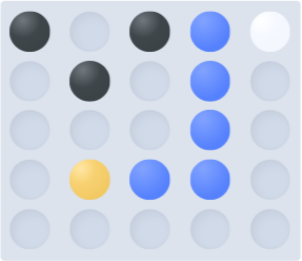
#> input picture images/4.png, 302 x 261 px
$ python get_pic_type.py
#> lines starting #> are read from the running program, lines starting #| are printed output that depends on the picture
import cv2
import os

# 读取图像
image_path = 'images/4.png'
image = cv2.imread(image_path)
#> image is the input picture: shape (261, 302, 3); mean B, G, R 227.4, 210.1, 200.8


# 获取图像的高度和宽度
height, width, _ = image.shape
#> height = 261; width = 302

image =image[8:height-5,1:width-1]
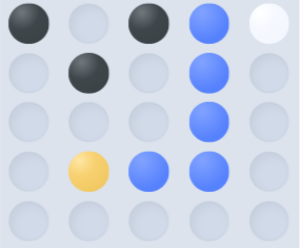
#> image: shape (248, 300, 3); mean B, G, R 226.7, 208.8, 199.4

height, width, _ = image.shape
#> height = 248; width = 300
# 计算小图的大小
rows, cols = 5, 5
cell_height = height // rows
#> cell_height = 49
cell_width = width // cols
#> cell_width = 60

# 创建一个文件夹来保存小图
output_dir = 'output_images'
os.makedirs(output_dir, exist_ok=True)

# 分割并保存小图
for i in range(rows):
    for j in range(cols):
        # 计算每个小图的起始和结束坐标
        start_row = i * cell_height
        start_col = j * cell_width
        end_row = start_row + cell_height
        end_col = start_col + cell_width

        # 裁剪小图
        small_image = image[start_row:end_row, start_col:end_col]
        height, width, _ = small_image.shape
        small_image = small_image[2:height-3,8:width-10 ]
        # 保存小图
        output_path = os.path.join(output_dir, f'small_image_{i}_{j}.jpg')
        cv2.imwrite(output_path, small_image)
#> this loop made 5 passes
#> pass 1, `cv2.imwrite(output_path, small_image)`:
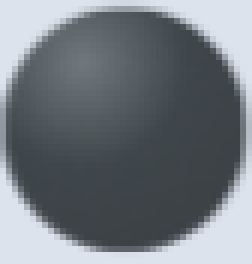
#> saved as small_image_0_0.jpg: shape (44, 42, 3) (shown 6 times larger); mean B, G, R 128.2, 122.2, 115
#> pass 1, `cv2.imwrite(output_path, small_image)`:
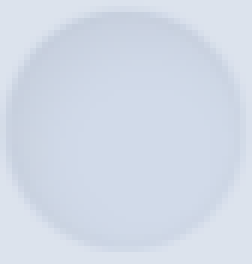
#> saved as small_image_0_1.jpg: shape (44, 42, 3) (shown 6 times larger); mean B, G, R 231.9, 218.6, 210.2
#> pass 1, `cv2.imwrite(output_path, small_image)`:
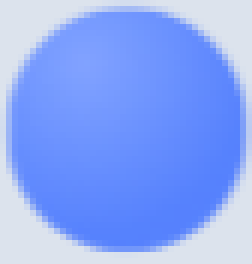
#> saved as small_image_0_3.jpg: shape (44, 42, 3) (shown 6 times larger); mean B, G, R 248.6, 168.1, 138.5
#> pass 1, `cv2.imwrite(output_path, small_image)`:
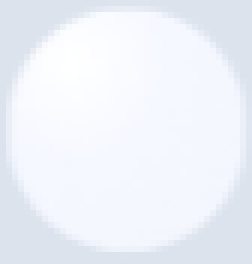
#> saved as small_image_0_4.jpg: shape (44, 42, 3) (shown 6 times larger); mean B, G, R 249.1, 241.9, 238.3

print("图像分割完成！所有小图已保存。")

$ run again, with images/0.png copied over images/4.png
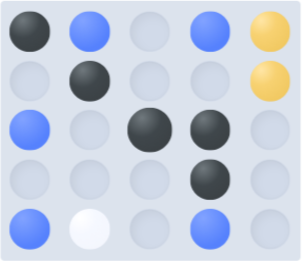
#> input picture images/0.png, 302 x 261 px
#> image is the input picture: shape (261, 302, 3); mean B, G, R 220.3, 205, 196.5
#> `image =image[8:height-5,1:width-1]`:
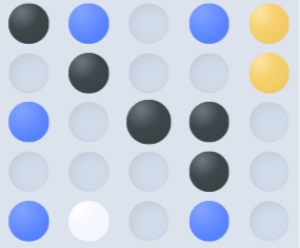
#> image: shape (248, 300, 3); mean B, G, R 219.1, 203.4, 194.8
#> the loop `for i in range(rows):` made 5 passes
#> pass 1, `cv2.imwrite(output_path, small_image)`:
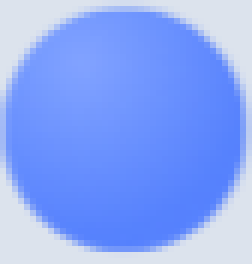
#> saved as small_image_0_1.jpg: shape (44, 42, 3) (shown 6 times larger); mean B, G, R 248.9, 167.1, 137.1

$ run again, with images/1.png copied over images/4.png
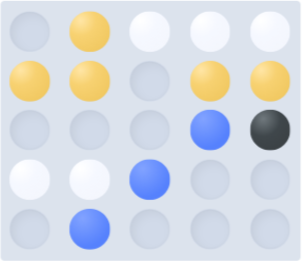
#> input picture images/1.png, 302 x 261 px
#> image is the input picture: shape (261, 302, 3); mean B, G, R 225.7, 218.9, 214
#> `image =image[8:height-5,1:width-1]`:
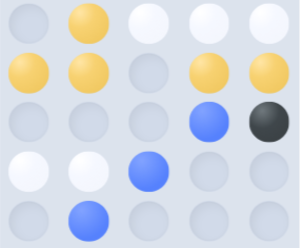
#> image: shape (248, 300, 3); mean B, G, R 224.8, 218.1, 213.3
#> the loop `for i in range(rows):` made 5 passes
#> pass 1, `cv2.imwrite(output_path, small_image)`:
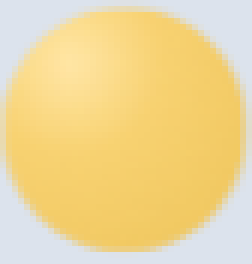
#> saved as small_image_0_1.jpg: shape (44, 42, 3) (shown 6 times larger); mean B, G, R 151.5, 214.8, 238.7

$ run again, with images/10.png copied over images/4.png
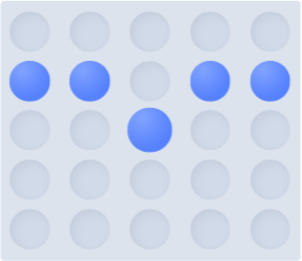
#> input picture images/10.png, 302 x 261 px
#> image is the input picture: shape (261, 302, 3); mean B, G, R 236.3, 216.1, 205.8
#> `image =image[8:height-5,1:width-1]`:
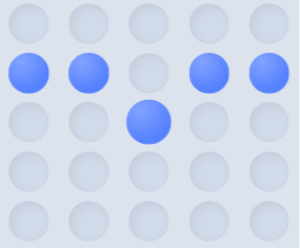
#> image: shape (248, 300, 3); mean B, G, R 236, 215.2, 204.6
#> the loop `for i in range(rows):` made 5 passes
#> pass 2, `cv2.imwrite(output_path, small_image)`:
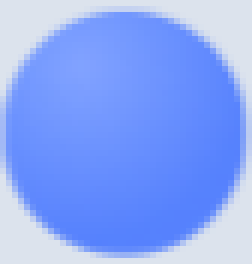
#> saved as small_image_1_0.jpg: shape (44, 42, 3) (shown 6 times larger); mean B, G, R 248.8, 167, 137
